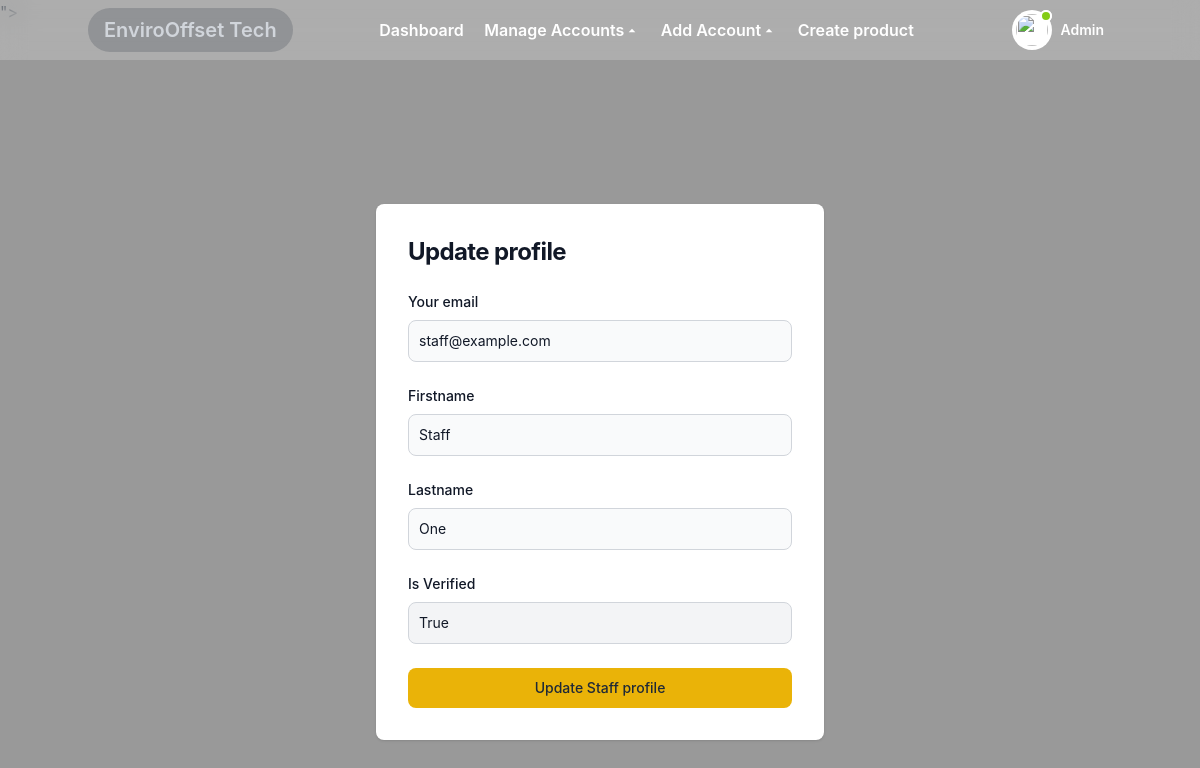
The app's page /admin/changeStaffProfile/1 with its own data.
### main.py (models this page shows, shortened)
class Staff(db.Model):
    id = db.Column(db.Integer, primary_key=True)
    fname = db.Column(db.String(255), nullable=False)
    lname = db.Column(db.String(255), nullable=False)
    email = db.Column(db.String(255), nullable=False, unique=True)
    password = db.Column(db.String(255), nullable=False)
    is_verified = db.Column(db.Integer, default=0, nullable=False)

### main.py (the view)
@app.route('/admin/changeStaffProfile/<int:id>', methods=['GET', 'POST'])
def admin_changeStaffProfile(id):
    staff = Staff().query.filter_by(id=id).first()
    admin = Admin().query.filter_by(id=session.get('admin_id')).first()
    if request.method == 'POST':
        email = request.form.get('email')
        firstname = request.form.get('firstname')
        lastname = request.form.get('lastname')
        staff.email = email
        staff.fname = firstname
        staff.lname = lastname
        db.session.commit()
        return render_template('admin/changeStaffProfile.html', success_message="Staff has been updated.",email=email,staff=staff,admin=admin)
    else:
        return render_template('admin/changeStaffProfile.html',staff=staff,admin=admin)

### templates/admin/changeStaffProfile.html (shortened to what this page needs)
<!DOCTYPE html>
<html lang="en">
<head>
    <link href="https://fonts.bunny.net/css?family=figtree:400,500,600&display=swap" rel="stylesheet" />
    <link href='https://unpkg.com/boxicons@2.1.4/css/boxicons.min.css' rel='stylesheet'>
    <link href="https://cdn.jsdelivr.net/npm/remixicon@3.5.0/fonts/remixicon.css" rel="stylesheet">
    <script src="https://cdn.tailwindcss.com"></script>
    <link rel="stylesheet" href="{{ url_for('static', filename='styles/layout.css') }}">
</head>
<body class="text-gray-800 font-inter bg-cover bg-fixed bg-center" style="background-image: linear-gradient(rgba(0, 0, 0, 0.4), rgba(0, 0, 0, 0.4)), url('{{ url_for('static', filename='images/SolarPanels.jpg') }}')">">
    {% include 'admin/navbar.html' %}
    <main class="">
    <section class="">
        <div class="flex flex-col items-center justify-center px-6 py-8 mx-auto md:h-screen lg:py-0">
            <div
                class="w-full bg-white rounded-lg shadow md:mt-0 sm:max-w-md xl:p-0">
                <div class="p-6 space-y-4 md:space-y-6 sm:p-8">
                    <h1
                        class="text-xl font-bold leading-tight tracking-tight text-gray-900 md:text-2xl">
                        Update profile
                    </h1>
                    <form class="space-y-4 md:space-y-6" action="/admin/changeStaffProfile/{{staff.id}}" method="post">
                        <div>
                            <label for="email"
                                class="block mb-2 text-sm font-medium text-gray-900">Your
                                email</label>
                            <input type="email" name="email" id="email"
                                class="bg-gray-50 border border-gray-300 text-gray-900 sm:text-sm rounded-lg focus:ring-primary-600 focus:border-primary-600 block w-full p-2.5"
                                value="{{staff.email}}" placeholder="name@company.com" required="">
                        </div>
                        <div>
                            <label for="firstname"
                                class="block mb-2 text-sm font-medium text-gray-900">Firstname</label>
                            <input type="text" name="firstname" id="firstname"
                                class="bg-gray-50 border border-gray-300 text-gray-900 sm:text-sm rounded-lg focus:ring-primary-600 focus:border-primary-600 block w-full p-2.5"
                                value="{{staff.fname}}" placeholder="John" required="">
                        </div>
                        <div>
                            <label for="lastname"
                                class="block mb-2 text-sm font-medium text-gray-900">Lastname</label>
                            <input type="text" name="lastname" id="lastname"
                                class="bg-gray-50 border border-gray-300 text-gray-900 sm:text-sm rounded-lg focus:ring-primary-600 focus:border-primary-600 block w-full p-2.5"
                                value="{{staff.lname}}" placeholder="Doe" required="">
                        </div>
                        <div>
                            <label class="block mb-2 text-sm font-medium text-gray-900">Is Verified</label>
                            <input type="text" class="bg-gray-100 border border-gray-300 text-gray-900 sm:text-sm rounded-lg focus:ring-primary-600 focus:border-primary-600 block w-full p-2.5" value="{{ 'True' if staff.is_verified else 'False' }}" readonly>
                        </div>
                        <button type="submit"
                            class="w-full text-blue bg-yellow-500 hover:bg-primary-700 focus:ring-4 focus:outline-none focus:ring-primary-300 font-medium rounded-lg text-sm px-5 py-2.5 text-center">Update Staff
                            profile</button>
                    </form>
                </div>
            </div>
        </div>
    </section>
    </main>
</body>
</html>

### static/styles/layout.css (style rules this page uses)
html { line-height: 1.5; -webkit-text-size-adjust: 100%; -moz-tab-size: 4; -o-tab-size: 4; tab-size: 4; font-family: ui-sans-serif, system-ui, -apple-system, BlinkMacSystemFont, "Segoe UI", Roboto, "Helvetica Neue", Arial, "Noto Sans", sans-serif, "Apple Color Emoji", "Segoe UI Emoji", "Segoe UI Symbol", "Noto Color Emoji"; font-feature-settings: normal; font-variation-settings: normal; }
body { margin: 0; line-height: inherit; }
h1, h2, h3, h4, h5, h6 { font-size: inherit; font-weight: inherit; }
button, input, optgroup, select, textarea { font-family: inherit; font-feature-settings: inherit; font-variation-settings: inherit; font-size: 100%; font-weight: inherit; line-height: inherit; color: inherit; margin: 0; padding: 0; }
button, select { text-transform: none; }
button, [type='button'], [type='reset'], [type='submit'] { -webkit-appearance: button; background-color: transparent; background-image: none; }
blockquote, dl, dd, h1, h2, h3, h4, h5, h6, hr, figure, p, pre { margin: 0; }
input::placeholder, textarea::placeholder { opacity: 1; color: #9ca3af; }
button, [role="button"] { cursor: pointer; }
.mb-2 { margin-bottom: 0.5rem; }
.block { display: block; }
.flex { display: flex; }
.w-full { width: 100%; }
.items-center { align-items: center; }
.justify-center { justify-content: center; }
.border { border-width: 1px; }
.bg-gray-100 { --tw-bg-opacity: 1; background-color: rgb(243 244 246 / var(--tw-bg-opacity)); }
.bg-gray-50 { --tw-bg-opacity: 1; background-color: rgb(249 250 251 / var(--tw-bg-opacity)); }
.bg-white { --tw-bg-opacity: 1; background-color: rgb(255 255 255 / var(--tw-bg-opacity)); }
.p-6 { padding: 1.5rem; }
.px-6 { padding-left: 1.5rem; padding-right: 1.5rem; }
.font-inter { font-family: 'Inter', sans-serif; }
.text-sm { font-size: 0.875rem; line-height: 1.25rem; }
.text-xl { font-size: 1.25rem; line-height: 1.75rem; }
.font-bold { font-weight: 700; }
.font-medium { font-weight: 500; }
.text-gray-800 { --tw-text-opacity: 1; color: rgb(31 41 55 / var(--tw-text-opacity)); }

### records on screen
Staff: email "staff@example.com", firstname "Staff", lastname "One", is_verified "True"
